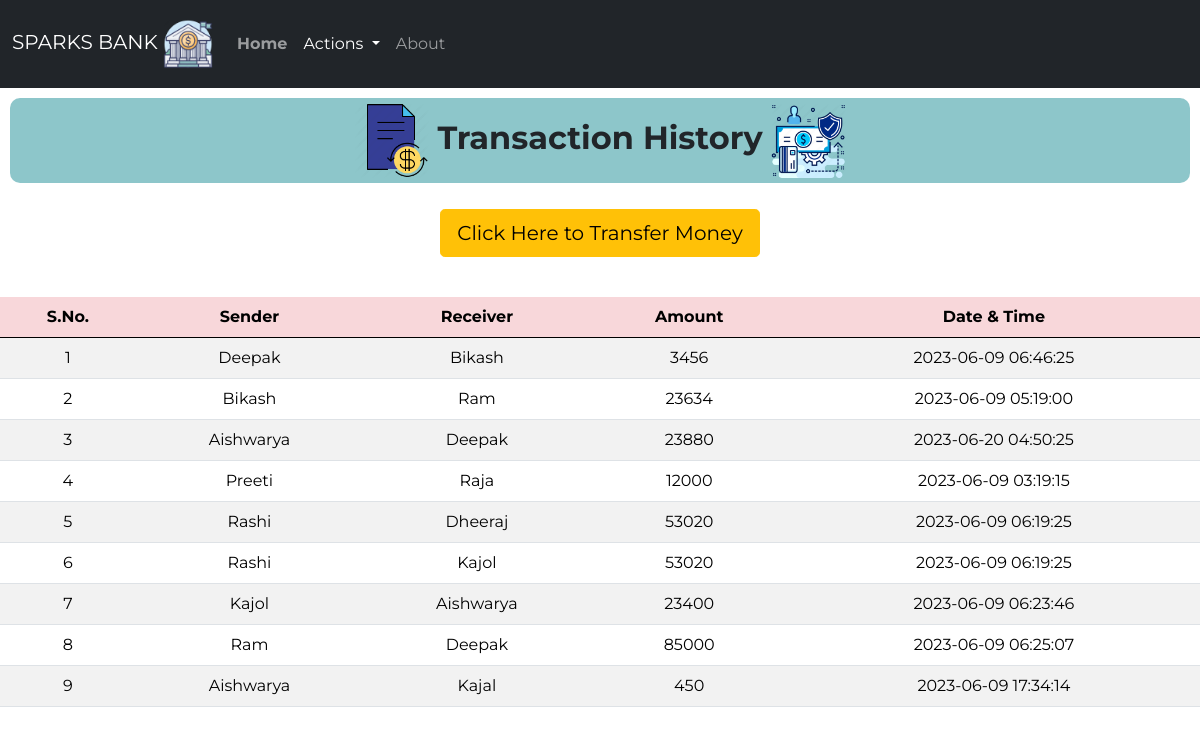
The page /history.php on the database its author committed.
### tables this page shows
CREATE TABLE `transaction` (
  `sno` int(3) NOT NULL,
  `sender` text NOT NULL,
  `receiver` text NOT NULL,
  `balance` int(8) NOT NULL,
  `datetime` datetime NOT NULL DEFAULT current_timestamp()
);

### history.php (the view, shortened to what this page needs)
<!doctype html>
<html lang="en">
<head>
    <link href="https://cdn.jsdelivr.net/npm/bootstrap@5.0.0-beta1/dist/css/bootstrap.min.css" rel="stylesheet"
>
    <link rel="stylesheet" href="css/style3.css">
</head>
<body>
    <nav class="navbar py-2 navbar-expand-lg navbar-dark bg-dark">
        <div class="container-fluid">
        <a class="navbar-brand" href="#">SPARKS BANK <img src="logos/logo.webp" alt="Bank" width="50" height="50"></a>
            <div class="collapse navbar-collapse" id="navbarSupportedContent">
                <ul class="navbar-nav me-auto mb-8 mb-lg-0">
                    <li class="nav-item py-3">
                        <a class="nav-link" aria-current="page" href="index.php"><strong>Home</strong></a>
                    </li>
                    <li class="nav-item dropdown py-3">
                        <a class="nav-link dropdown-toggle active" href="#" id="navbarDropdown" role="button"
                            data-bs-toggle="dropdown" aria-expanded="false">
                            Actions
                        </a>
                    </li>
                    <li class="nav-item py-3">
                        <a class="nav-link" href="index.php">About</a>
                    </li>
                </ul>
            </div>
        </div>
    </nav>
<class class="welcome">
        <h2>
            <img src="logos/t1.png" alt="Bank" width="75" height="75" style="font-weight: bold;"> <strong>Transaction History</strong> <img
                src="logos/t2.webp" alt="Bank" width="75" height="75">
        </h2>
    </class>
<div class="d-grip gap-2 col-6 mx-auto text-center p-3 mb-2">
    <a href="money.php"><button type="button" class="btn btn-warning btn-lg mb-3">Click Here to Transfer Money</button></a>
</div>
       <div class="table-responsive-sm">
    <table class="table table-hover table-striped">
        <thead style="color : black;" class="table-danger">
            <tr>
                <th class="text-center">S.No.</th>
                <th class="text-center">Sender</th>
                <th class="text-center">Receiver</th>
                <th class="text-center">Amount</th>
                <th class="text-center">Date & Time</th>
            </tr>
        </thead>
        <tbody>
        <?php
include 'connect.php';
$sql ="SELECT * FROM transaction";
$query =mysqli_query($conn, $sql);
while($rows = mysqli_fetch_assoc($query))
{
?>
<tr style="color : black;">
            <td class="text-center py-2"><?php echo $rows['sno']; ?></td>
            <td class="text-center py-2"><?php echo $rows['sender']; ?></td>
            <td class="text-center py-2"><?php echo $rows['receiver']; ?></td>
            <td class="text-center py-2"><?php echo $rows['balance']; ?> </td>
            <td class="text-center py-2"><?php echo $rows['datetime']; ?> </td>
        <?php
}
        ?>
        </tbody>
    </table>
    </div>
</body>
</html>

### css/style3.css (style rules this page uses)
* { font-family: 'Montserrat', sans-serif; }
.welcome h2 { margin: 10px; padding: 5px; text-align: center; background-color:rgba(141, 198, 202, 0.993) ; border-radius: 10px; }

### rows shown on the page
transaction: sno "1", sender "Deepak", receiver "Bikash", balance "3456", datetime "2023-06-09 06:46:25"
transaction: sno "2", sender "Bikash", receiver "Ram", balance "23634", datetime "2023-06-09 05:19:00"
transaction: sno "3", sender "Aishwarya", receiver "Deepak", balance "23880", datetime "2023-06-20 04:50:25"
transaction: sno "4", sender "Preeti", receiver "Raja", balance "12000", datetime "2023-06-09 03:19:15"
transaction: sno "5", sender "Rashi", receiver "Dheeraj", balance "53020", datetime "2023-06-09 06:19:25"
transaction: sno "6", sender "Rashi", receiver "Kajol", balance "53020", datetime "2023-06-09 06:19:25"
transaction: sno "7", sender "Kajol", receiver "Aishwarya", balance "23400", datetime "2023-06-09 06:23:46"
transaction: sno "8", sender "Ram", receiver "Deepak", balance "85000", datetime "2023-06-09 06:25:07"
transaction: sno "9", sender "Aishwarya", receiver "Kajal", balance "450", datetime "2023-06-09 17:34:14"
